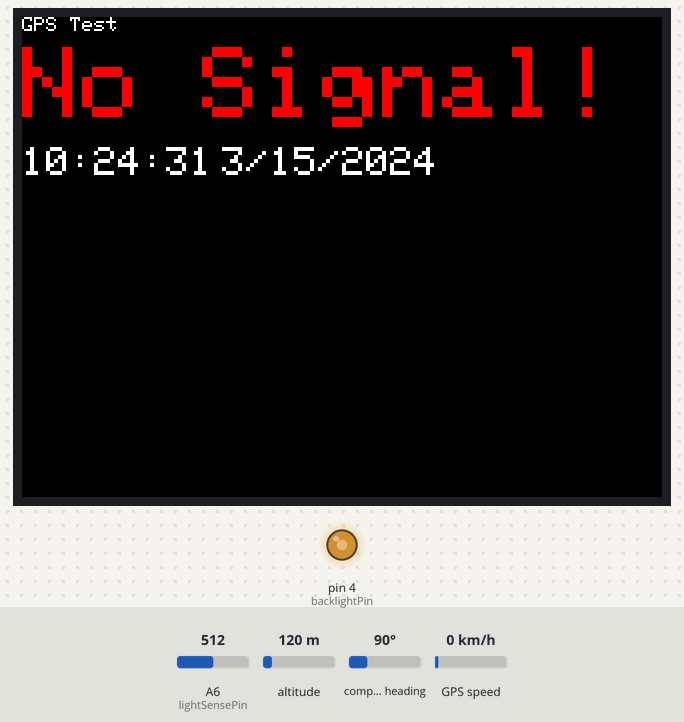
This sketch was run on a simulated Arduino Mega 2560, built with avr-gcc and run on an emulated ATmega2560. Shown: 320×240 colour display, output pins drawn as LEDs (lit = HIGH). The inputs (shaded band) are chosen by the test bench; at power-on: GPS speed 0 km/h, A6 (lightSensePin) = 512, altitude 120 m, compass heading 90°. The GPS gets a fix after 3 s at 37.7749, -122.4194 with 8 satellites; what the sketch prints to the serial monitor is not drawn.

Above: at 2.4 s.
2.5 s: GPS speed set to 118 km/h
At 4.9 s:
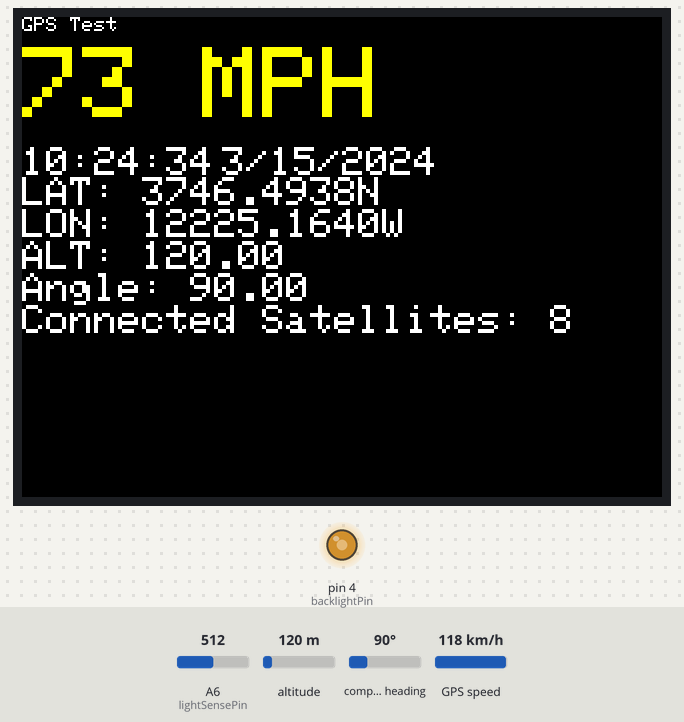
6.8 s: GPS speed set to 2 km/h
At 8.4 s:
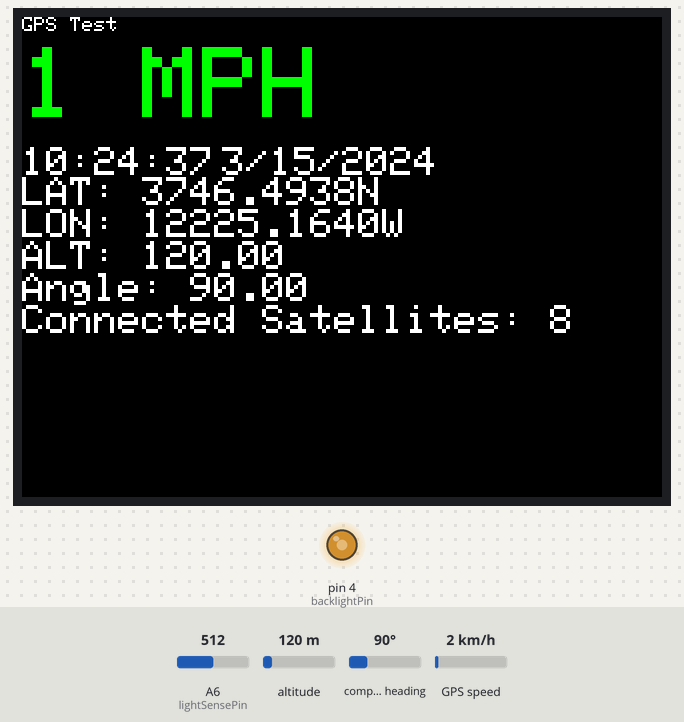
11.1 s: A6 (lightSensePin) set to 716
At 13.1 s:
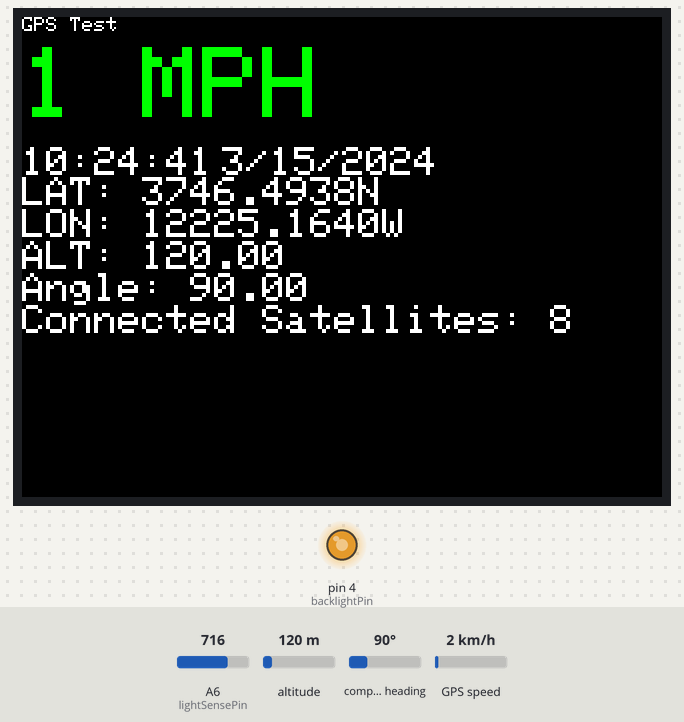
15.1 s: A6 (lightSensePin) set to 306
At 15.5 s:
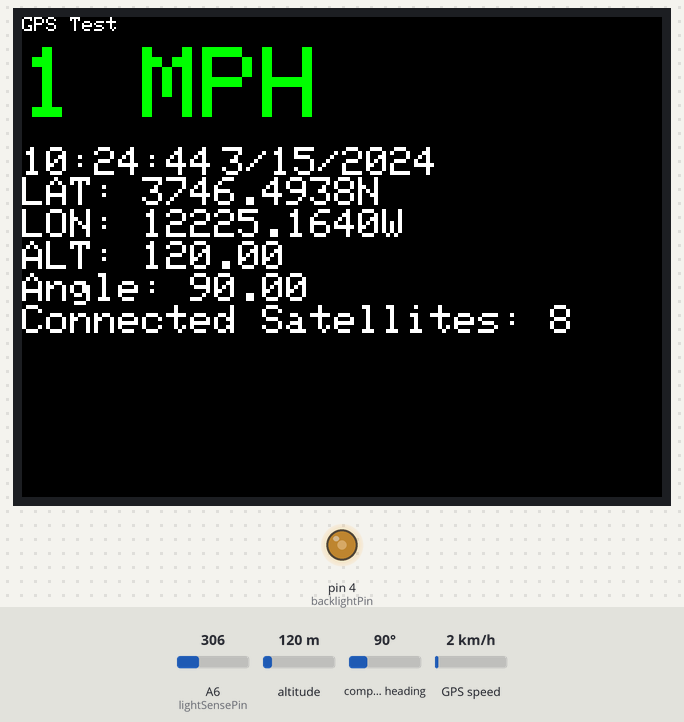
19.4 s: A6 (lightSensePin) set to 70
At 20.3 s:
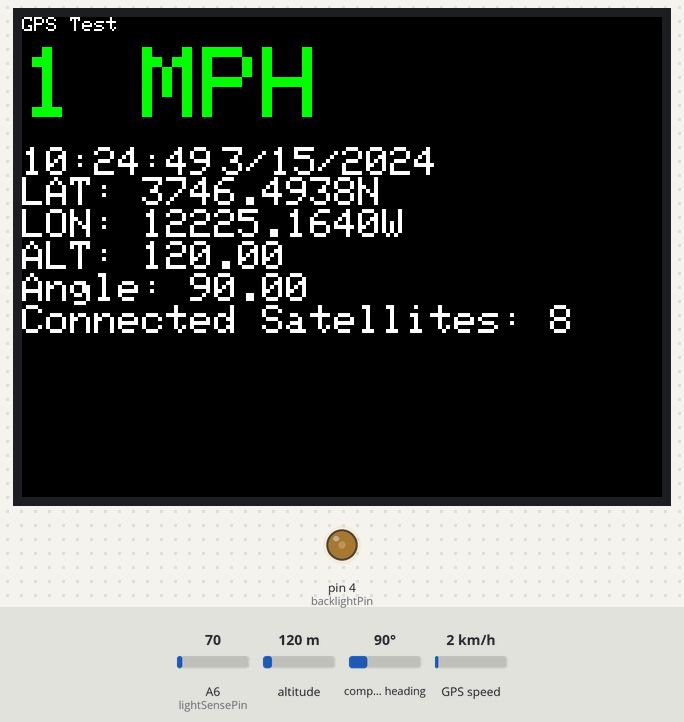
22.6 s: altitude set to 20 m
At 25.0 s:
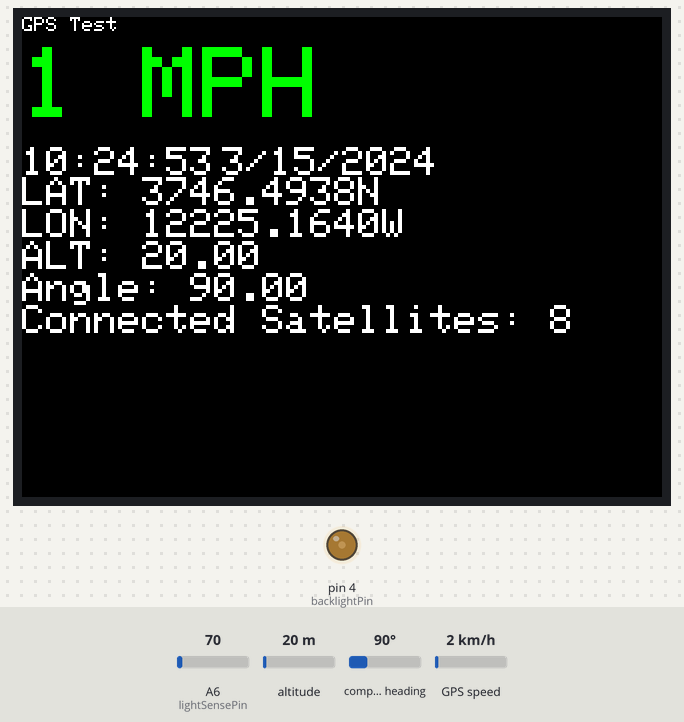
Timing chart, 0 to 26.5 s (numbered marks = the images above; inputs shaded):
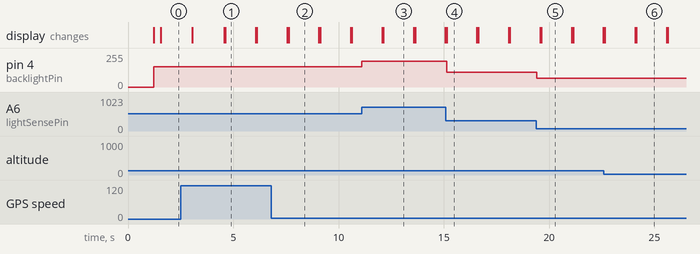

Measured:
- after the input at 2.5 s, the display: first differs from a run without the input after 2.1 s (image 1 shows a later state)
- after the input at 6.8 s, the display: first changes after 0.77 s (image 2 shows a later state)
- after the input at 11.1 s, pin 4 (backlightPin): 152/255 → 193/255 at once
- after the input at 15.1 s, pin 4 (backlightPin): 193/255 → 111/255 at once
- after the input at 19.4 s, pin 4 (backlightPin): 111/255 → 64/255 at once
- what the display in image 1 shows lasts 1.5 s, from 4.6 s to 6.1 s

The sketch:

GPS_HardwareSerial_Parsing_TFTLCD.ino
```cpp
// Test code for Ultimate GPS Using Hardware Serial (e.g. GPS Flora or FeatherWing)
//
// This code shows how to listen to the GPS module via polling. Best used with
// Feathers or Flora where you have hardware Serial and no interrupt
//
// Tested and works great with the Adafruit GPS FeatherWing
// ------> https://www.adafruit.com/products/3133
// or Flora GPS
// ------> https://www.adafruit.com/products/1059
// but also works with the shield, breakout
// ------> https://www.adafruit.com/products/1272
// ------> https://www.adafruit.com/products/746
//
// Pick one up today at the Adafruit electronics shop
// and help support open source hardware & software! -ada

#include <Adafruit_GPS.h>
#include <Adafruit_GFX.h>    // Core graphics library
#include <Adafruit_TFTLCD.h> // Hardware-specific library

const int lightSensePin = A6;
const int backlightPin = 4;

// The control pins for the LCD can be assigned to any digital or
// analog pins...but we'll use the analog pins as this allows us to
// double up the pins with the touch screen (see the TFT paint example).
#define LCD_CS A3 // Chip Select goes to Analog 3
#define LCD_CD A2 // Command/Data goes to Analog 2
#define LCD_WR A1 // LCD Write goes to Analog 1
#define LCD_RD A0 // LCD Read goes to Analog 0

#define LCD_RESET -1 // Can alternately just connect to Arduino's reset pin
// Assign human-readable names to some common 16-bit color values:
#define	BLACK   0x0000
#define	BLUE    0x001F
#define	RED     0xF800
#define	GREEN   0x07E0
#define CYAN    0x07FF
#define MAGENTA 0xF81F
#define YELLOW  0xFFE0
#define WHITE   0xFFFF

Adafruit_TFTLCD tft(LCD_CS, LCD_CD, LCD_WR, LCD_RD, LCD_RESET);

// what's the name of the hardware serial port?
#define GPSSerial Serial1

// Connect to the GPS on the hardware port
Adafruit_GPS GPS(&GPSSerial);

// Set GPSECHO to 'false' to turn off echoing the GPS data to the Serial console
// Set to 'true' if you want to debug and listen to the raw GPS sentences
#define GPSECHO false

uint32_t timer = millis();


void setup()
{
  //while (!Serial);  // uncomment to have the sketch wait until Serial is ready

  // connect at 115200 so we can read the GPS fast enough and echo without dropping chars
  // also spit it out
  Serial.begin(115200); Serial.println(F("TFT LCD test"));

#ifdef USE_ADAFRUIT_SHIELD_PINOUT
  Serial.println(F("Using Adafruit 2.8\" TFT Arduino Shield Pinout"));
#else
  Serial.println(F("Using Adafruit 2.8\" TFT Breakout Board Pinout"));
#endif

  Serial.print("TFT size is "); Serial.print(tft.width()); Serial.print("x"); Serial.println(tft.height());

  tft.reset();

  uint16_t identifier = tft.readID();

  if(identifier == 0x9325) {
    Serial.println(F("Found ILI9325 LCD driver"));
  } else if(identifier == 0x9328) {
    Serial.println(F("Found ILI9328 LCD driver"));
  } else if(identifier == 0x7575) {
    Serial.println(F("Found HX8347G LCD driver"));
  } else if(identifier == 0x9341) {
    Serial.println(F("Found ILI9341 LCD driver"));
  } else if(identifier == 0x8357) {
    Serial.println(F("Found HX8357D LCD driver"));
  } else {
    Serial.print(F("Unknown LCD driver chip: "));
    Serial.println(identifier, HEX);
    Serial.println(F("If using the Adafruit 2.8\" TFT Arduino shield, the line:"));
    Serial.println(F("  #define USE_ADAFRUIT_SHIELD_PINOUT"));
    Serial.println(F("should appear in the library header (Adafruit_TFT.h)."));
    Serial.println(F("If using the breakout board, it should NOT be #defined!"));
    Serial.println(F("Also if using the breakout, double-check that all wiring"));
    Serial.println(F("matches the tutorial."));
    return;
  }

  tft.begin(identifier);

  Serial.println("Adafruit GPS library basic parsing test!");

  // 9600 NMEA is the default baud rate for Adafruit MTK GPS's- some use 4800
  GPS.begin(9600);
  // uncomment this line to turn on RMC (recommended minimum) and GGA (fix data) including altitude
  GPS.sendCommand(PMTK_SET_NMEA_OUTPUT_RMCGGA);
  // uncomment this line to turn on only the "minimum recommended" data
  //GPS.sendCommand(PMTK_SET_NMEA_OUTPUT_RMCONLY);
  // For parsing data, we don't suggest using anything but either RMC only or RMC+GGA since
  // the parser doesn't care about other sentences at this time
  // Set the update rate
  GPS.sendCommand(PMTK_SET_NMEA_UPDATE_1HZ); // 1 Hz update rate
  // For the parsing code to work nicely and have time to sort thru the data, and
  // print it out we don't suggest using anything higher than 1 Hz

  // Request updates on antenna status, comment out to keep quiet
  GPS.sendCommand(PGCMD_ANTENNA);

  delay(1000);

  // Ask for firmware version
  GPSSerial.println(PMTK_Q_RELEASE);
  tft.setRotation(3);
  tft.fillScreen(BLACK);
  tft.setCursor(0, 0);
  tft.setTextColor(WHITE);  tft.setTextSize(1);
  tft.println("GPS Test");

}

void loop() // run over and over again
{
  int brightnessValue = analogRead(lightSensePin);
int brightness = map(brightnessValue, 0, 1023, 50, 255);
analogWrite(backlightPin, brightness);
  // read data from the GPS in the 'main loop'
  char c = GPS.read();
  // if you want to debug, this is a good time to do it!
  if (GPSECHO)
    if (c) Serial.print(c);
  // if a sentence is received, we can check the checksum, parse it...
  if (GPS.newNMEAreceived()) {
    // a tricky thing here is if we print the NMEA sentence, or data
    // we end up not listening and catching other sentences!
    // so be very wary if using OUTPUT_ALLDATA and trying to print out data
    Serial.print(GPS.lastNMEA()); // this also sets the newNMEAreceived() flag to false
    if (!GPS.parse(GPS.lastNMEA())) // this also sets the newNMEAreceived() flag to false
      return; // we can fail to parse a sentence in which case we should just wait for another
  }

  // approximately every 2 seconds or so, print out the current stats
  if (millis() - timer > 1500) {
    timer = millis(); // reset the timer
    Serial.print("\nTime: ");
    if (GPS.hour < 10) { Serial.print('0'); }
    Serial.print(GPS.hour, DEC); Serial.print(':');
    if (GPS.minute < 10) { Serial.print('0'); }
    Serial.print(GPS.minute, DEC); Serial.print(':');
    if (GPS.seconds < 10) { Serial.print('0'); }
    Serial.print(GPS.seconds, DEC); Serial.print('.');
    if (GPS.milliseconds < 10) {
      Serial.print("00");
    } else if (GPS.milliseconds > 9 && GPS.milliseconds < 100) {
      Serial.print("0");
    }
    Serial.println(GPS.milliseconds);
    Serial.print("Date: ");
    Serial.print(GPS.day, DEC); Serial.print('/');
    Serial.print(GPS.month, DEC); Serial.print("/20");
    Serial.println(GPS.year, DEC);
    Serial.print("Fix: "); Serial.print((int)GPS.fix);
    Serial.print(" quality: "); Serial.println((int)GPS.fixquality);
    if (GPS.fix) {
      Serial.print("Location: ");
      Serial.print(GPS.latitude, 4); Serial.print(GPS.lat);
      Serial.print(", ");
      Serial.print(GPS.longitude, 4); Serial.println(GPS.lon);
      Serial.print("Speed (knots): "); Serial.println(GPS.speed);
      Serial.print("Angle: "); Serial.println(GPS.angle);
      Serial.print("Altitude: "); Serial.println(GPS.altitude);
      Serial.print("Satellites: "); Serial.println((int)GPS.satellites);
      Serial.print("Antenna status: "); Serial.println((int)GPS.antenna);
    }
    tft.fillRect(0, 50, 300, 100, BLACK);
     tft.setCursor(0, 65);
  tft.setTextColor(WHITE); tft.setTextSize(2);
if (GPS.hour < 10) { Serial.print('0'); }
    tft.print(GPS.hour, DEC); tft.print(':');
    if (GPS.minute < 10) { tft.print('0'); }
    tft.print(GPS.minute, DEC); tft.print(':');
    if (GPS.seconds < 10) { tft.print('0'); }
    tft.print(GPS.seconds, DEC);
    tft.setCursor(100, 65);
     tft.print(GPS.month, DEC); tft.print('/');
    tft.print(GPS.day, DEC); tft.print("/20");
    tft.println(GPS.year, DEC);
    if (GPS.fix) {
int speed_mph = GPS.speed * 1.15078;

 tft.fillRect(0, 15, 300, 50, BLACK);
  tft.setCursor(0, 0);
  tft.setTextColor(WHITE);  tft.setTextSize(1);
  tft.println("GPS Test");
  tft.setCursor(0, 15);
  if(speed_mph >= 80){tft.setTextColor(RED);}
  else if(speed_mph >= 60){tft.setTextColor(YELLOW);}
  else {tft.setTextColor(GREEN);}
   tft.setTextSize(5);
  tft.print(speed_mph); tft.println(" MPH");


tft.fillRect(0, 80, 300, 200, BLACK);
  tft.setCursor(0, 80);
  tft.setTextColor(WHITE);  tft.setTextSize(2);
  tft.print("LAT: ");
  tft.print(GPS.latitude, 4); tft.println(GPS.lat);
tft.print("LON: ");
 tft.print(GPS.longitude, 4); tft.println(GPS.lon);
tft.print("ALT: ");
tft.println(GPS.altitude);
tft.print("Angle: ");
tft.println(GPS.angle);
tft.print("Connected Satellites: ");
tft.println((int)GPS.satellites);

    }else{
   tft.fillRect(0, 15, 300, 50, BLACK);
  tft.setCursor(0, 0);
  tft.setTextColor(WHITE);  tft.setTextSize(1);
  tft.println("GPS Test");
  tft.setCursor(0, 15);
  tft.setTextColor(RED); tft.setTextSize(5);
  tft.println("No Signal!");
  }
}
}
```
